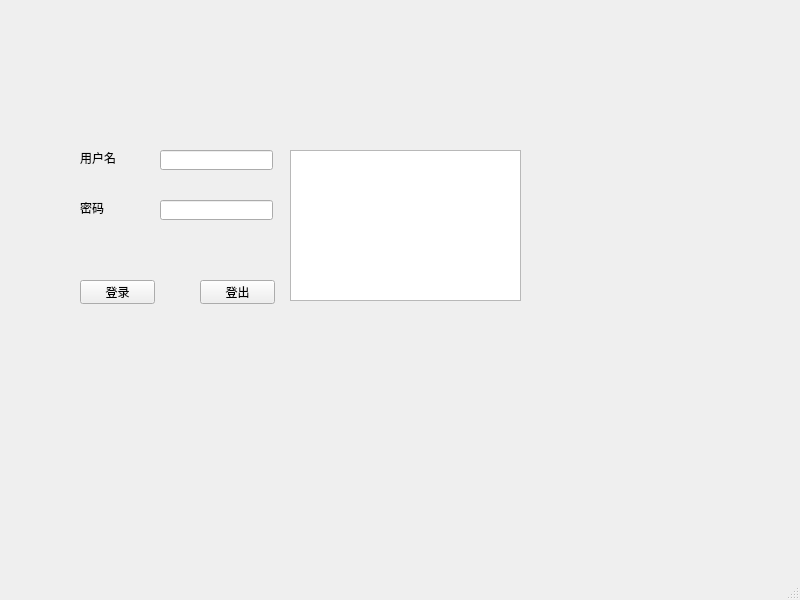
<?xml version="1.0" encoding="UTF-8"?>
<ui version="4.0">
 <class>MainWindow</class>
 <widget class="QMainWindow" name="MainWindow">
  <property name="geometry">
   <rect>
    <x>0</x>
    <y>0</y>
    <width>800</width>
    <height>600</height>
   </rect>
  </property>
  <property name="windowTitle">
   <string>MainWindow</string>
  </property>
  <widget class="QWidget" name="centralwidget">
   <widget class="QLabel" name="label">
    <property name="geometry">
     <rect>
      <x>80</x>
      <y>150</y>
      <width>54</width>
      <height>16</height>
     </rect>
    </property>
    <property name="text">
     <string>用户名</string>
    </property>
   </widget>
   <widget class="QLabel" name="label_2">
    <property name="geometry">
     <rect>
      <x>80</x>
      <y>200</y>
      <width>54</width>
      <height>16</height>
     </rect>
    </property>
    <property name="text">
     <string>密码</string>
    </property>
   </widget>
   <widget class="QPushButton" name="pushButton">
    <property name="geometry">
     <rect>
      <x>80</x>
      <y>280</y>
      <width>75</width>
      <height>24</height>
     </rect>
    </property>
    <property name="text">
     <string>登录</string>
    </property>
   </widget>
   <widget class="QPushButton" name="pushButton_2">
    <property name="geometry">
     <rect>
      <x>200</x>
      <y>280</y>
      <width>75</width>
      <height>24</height>
     </rect>
    </property>
    <property name="text">
     <string>登出</string>
    </property>
   </widget>
   <widget class="QLineEdit" name="lineEdit">
    <property name="geometry">
     <rect>
      <x>160</x>
      <y>150</y>
      <width>113</width>
      <height>20</height>
     </rect>
    </property>
   </widget>
   <widget class="QLineEdit" name="lineEdit_2">
    <property name="geometry">
     <rect>
      <x>160</x>
      <y>200</y>
      <width>113</width>
      <height>20</height>
     </rect>
    </property>
   </widget>
   <widget class="QListView" name="listView">
    <property name="geometry">
     <rect>
      <x>290</x>
      <y>150</y>
      <width>231</width>
      <height>151</height>
     </rect>
    </property>
   </widget>
  </widget>
  <widget class="QMenuBar" name="menubar">
   <property name="geometry">
    <rect>
     <x>0</x>
     <y>0</y>
     <width>800</width>
     <height>22</height>
    </rect>
   </property>
  </widget>
  <widget class="QStatusBar" name="statusbar"/>
 </widget>
 <resources/>
 <connections/>
</ui>
